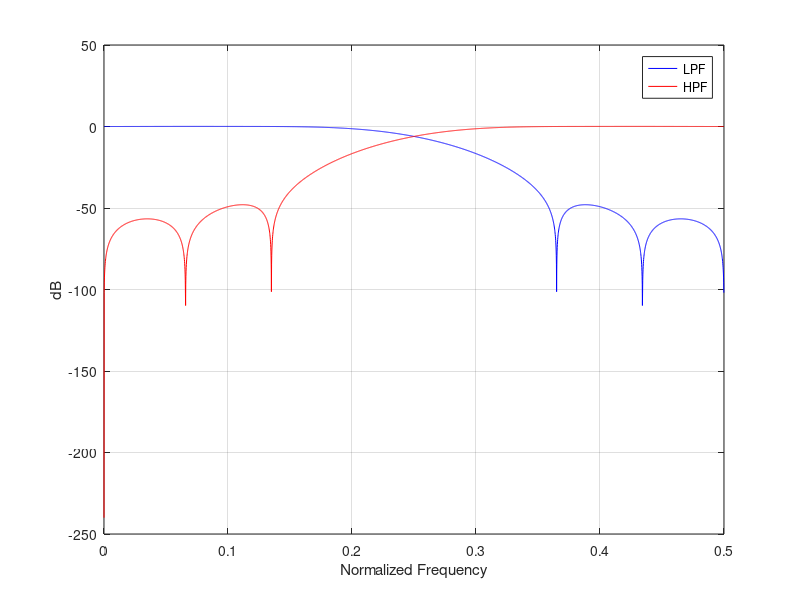

This chart was generated by the following MATLAB code: (Note: this script raises an error after producing the figure.)
clear; clc; clear all; clf;
pkg load signal;

len = 15;
lpf = fir1(len,0.5);
hpf = lpf .* cos(pi*(0:len));

[H_lpf, w] = freqz(lpf, 1, 4096);
[H_hpf, ~] = freqz(hpf, 1, 4096);

plot(w/(2*pi), 20*log10(abs(H_lpf)+1e-12), 'b'); hold on;
plot(w/(2*pi), 20*log10(abs(H_hpf)+1e-12), 'r');
hold off;
grid on;
legend('LPF','HPF');
xlabel('Normalized Frequency');
ylabel('dB');

export("lpf.txt",lpf);
export("hpf.txt",hpf);
print('-dpng', 'complementary.png', '-r150');
